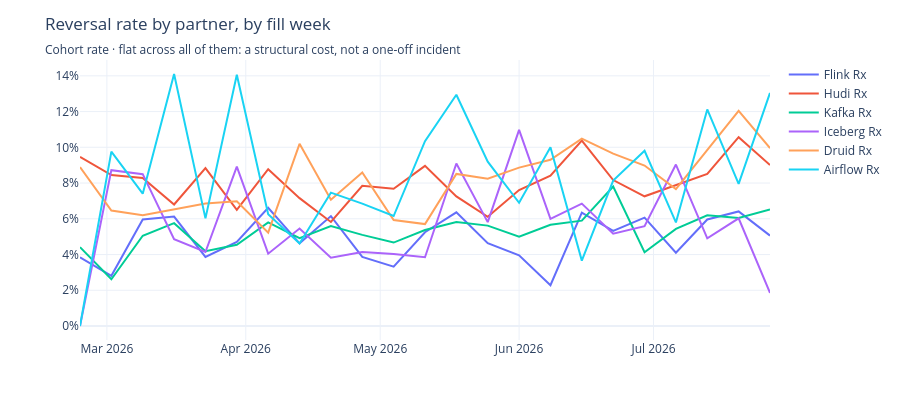

The notebook cell this image was saved under:
### Code cell
# Cohort rate: of the claims *filled* that week, how many were ever reverted.
# mart_funnel_daily also carries reverts_on_day, keyed on the reversal date —
# the two only agree over the full period.
#
# 'direct' and 'unknown' are excluded: they are the synthetic members of
# dim_partner (no lookup / no partner on the lookup), not partners you can call
# about a reversal rate.
weekly = q("""
    select week_start, partner,
           sum(claims) as claims,
           sum(claims_filled_then_reverted) as reverted
    from marts.mart_funnel_daily
    where partner not in ('unknown', 'direct')
    group by 1, 2
    order by 1
""")
weekly["rate"] = weekly.reverted / weekly.claims

fig = px.line(weekly, x="week_start", y="rate", color="partner",
              labels={"rate": "", "week_start": "", "partner": ""})
fig.update_yaxes(tickformat=".0%")
fig.update_layout(title=dict(
    text="Reversal rate by partner, by fill week",
    subtitle=dict(text="Cohort rate · flat across all of them: "
                       "a structural cost, not a one-off incident")))
fig

### Figure 1 — Plotly figure (JSON) as saved in the notebook; plotly's stock layout.template omitted (floating-point values rounded to 4 significant figures)
{"data": [{"hovertemplate": "=%{y}<extra></extra>", "legendgroup": "Flink Rx", "line": {"color": "#636efa", "dash": "solid"}, "marker": {"symbol": "circle"}, "mode": "lines", "name": "Flink Rx", "orientation": "v", "showlegend": true, "type": "scatter", "x": ["2026-02-23T00:00:00", "2026-03-02T00:00:00", "2026-03-09T00:00:00", "2026-03-16T00:00:00", "2026-03-23T00:00:00", "2026-03-30T00:00:00", "2026-04-06T00:00:00", "2026-04-13T00:00:00", "2026-04-20T00:00:00", "2026-04-27T00:00:00", "2026-05-04T00:00:00", "2026-05-11T00:00:00", "2026-05-18T00:00:00", "2026-05-25T00:00:00", "2026-06-01T00:00:00", "2026-06-08T00:00:00", "2026-06-15T00:00:00", "2026-06-22T00:00:00", "2026-06-29T00:00:00", "2026-07-06T00:00:00", "2026-07-13T00:00:00", "2026-07-20T00:00:00", "2026-07-27T00:00:00"], "xaxis": "x", "y": [0.03846, 0.02809, 0.05959, 0.06122, 0.03867, 0.04709, 0.06614, 0.04624, 0.0615, 0.03867, 0.03324, 0.05247, 0.06358, 0.04638, 0.03955, 0.02279, 0.0634, 0.05322, 0.06061, 0.04098, 0.05962, 0.0641, 0.05058], "yaxis": "y"}, {"hovertemplate": "=%{y}<extra></extra>", "legendgroup": "Hudi Rx", "line": {"color": "#EF553B", "dash": "solid"}, "marker": {"symbol": "circle"}, "mode": "lines", "name": "Hudi Rx", "orientation": "v", "showlegend": true, "type": "scatter", "x": ["2026-02-23T00:00:00", "2026-03-02T00:00:00", "2026-03-09T00:00:00", "2026-03-16T00:00:00", "2026-03-23T00:00:00", "2026-03-30T00:00:00", "2026-04-06T00:00:00", "2026-04-13T00:00:00", "2026-04-20T00:00:00", "2026-04-27T00:00:00", "2026-05-04T00:00:00", "2026-05-11T00:00:00", "2026-05-18T00:00:00", "2026-05-25T00:00:00", "2026-06-01T00:00:00", "2026-06-08T00:00:00", "2026-06-15T00:00:00", "2026-06-22T00:00:00", "2026-06-29T00:00:00", "2026-07-06T00:00:00", "2026-07-13T00:00:00", "2026-07-20T00:00:00", "2026-07-27T00:00:00"], "xaxis": "x", "y": [0.09459, 0.08445, 0.08285, 0.068, 0.08835, 0.06496, 0.08772, 0.07157, 0.05823, 0.07843, 0.07677, 0.08961, 0.07255, 0.06114, 0.07605, 0.08413, 0.1038, 0.08167, 0.07258, 0.07905, 0.08515, 0.1057, 0.09012], "yaxis": "y"}, {"hovertemplate": "=%{y}<extra></extra>", "legendgroup": "Kafka Rx", "line": {"color": "#00cc96", "dash": "solid"}, "marker": {"symbol": "circle"}, "mode": "lines", "name": "Kafka Rx", "orientation": "v", "showlegend": true, "type": "scatter", "x": ["2026-02-23T00:00:00", "2026-03-02T00:00:00", "2026-03-09T00:00:00", "2026-03-16T00:00:00", "2026-03-23T00:00:00", "2026-03-30T00:00:00", "2026-04-06T00:00:00", "2026-04-13T00:00:00", "2026-04-20T00:00:00", "2026-04-27T00:00:00", "2026-05-04T00:00:00", "2026-05-11T00:00:00", "2026-05-18T00:00:00", "2026-05-25T00:00:00", "2026-06-01T00:00:00", "2026-06-08T00:00:00", "2026-06-15T00:00:00", "2026-06-22T00:00:00", "2026-06-29T00:00:00", "2026-07-06T00:00:00", "2026-07-13T00:00:00", "2026-07-20T00:00:00", "2026-07-27T00:00:00"], "xaxis": "x", "y": [0.04412, 0.02614, 0.05051, 0.05754, 0.04185, 0.04545, 0.058, 0.04911, 0.05589, 0.051, 0.04669, 0.05372, 0.05814, 0.05618, 0.05, 0.0566, 0.05895, 0.07803, 0.0413, 0.05435, 0.062, 0.06048, 0.06516], "yaxis": "y"}, {"hovertemplate": "=%{y}<extra></extra>", "legendgroup": "Iceberg Rx", "line": {"color": "#ab63fa", "dash": "solid"}, "marker": {"symbol": "circle"}, "mode": "lines", "name": "Iceberg Rx", "orientation": "v", "showlegend": true, "type": "scatter", "x": ["2026-02-23T00:00:00", "2026-03-02T00:00:00", "2026-03-09T00:00:00", "2026-03-16T00:00:00", "2026-03-23T00:00:00", "2026-03-30T00:00:00", "2026-04-06T00:00:00", "2026-04-13T00:00:00", "2026-04-20T00:00:00", "2026-04-27T00:00:00", "2026-05-04T00:00:00", "2026-05-11T00:00:00", "2026-05-18T00:00:00", "2026-05-25T00:00:00", "2026-06-01T00:00:00", "2026-06-08T00:00:00", "2026-06-15T00:00:00", "2026-06-22T00:00:00", "2026-06-29T00:00:00", "2026-07-06T00:00:00", "2026-07-13T00:00:00", "2026-07-20T00:00:00", "2026-07-27T00:00:00"], "xaxis": "x", "y": [0.0, 0.08721, 0.08497, 0.04861, 0.04142, 0.08917, 0.04046, 0.05455, 0.03822, 0.04138, 0.04027, 0.03846, 0.09091, 0.05814, 0.1098, 0.06, 0.06849, 0.05161, 0.05587, 0.09036, 0.04908, 0.06024, 0.01852], "yaxis": "y"}, {"hovertemplate": "=%{y}<extra></extra>", "legendgroup": "Druid Rx", "line": {"color": "#FFA15A", "dash": "solid"}, "marker": {"symbol": "circle"}, "mode": "lines", "name": "Druid Rx", "orientation": "v", "showlegend": true, "type": "scatter", "x": ["2026-02-23T00:00:00", "2026-03-02T00:00:00", "2026-03-09T00:00:00", "2026-03-16T00:00:00", "2026-03-23T00:00:00", "2026-03-30T00:00:00", "2026-04-06T00:00:00", "2026-04-13T00:00:00", "2026-04-20T00:00:00", "2026-04-27T00:00:00", "2026-05-04T00:00:00", "2026-05-11T00:00:00", "2026-05-18T00:00:00", "2026-05-25T00:00:00", "2026-06-01T00:00:00", "2026-06-08T00:00:00", "2026-06-15T00:00:00", "2026-06-22T00:00:00", "2026-06-29T00:00:00", "2026-07-06T00:00:00", "2026-07-13T00:00:00", "2026-07-20T00:00:00", "2026-07-27T00:00:00"], "xaxis": "x", "y": [0.08889, 0.06464, 0.06204, 0.06522, 0.06855, 0.06985, 0.05226, 0.102, 0.07063, 0.08594, 0.05929, 0.05703, 0.08511, 0.08247, 0.08865, 0.09302, 0.1049, 0.09649, 0.0898, 0.07664, 0.09836, 0.1204, 0.09953], "yaxis": "y"}, {"hovertemplate": "=%{y}<extra></extra>", "legendgroup": "Airflow Rx", "line": {"color": "#19d3f3", "dash": "solid"}, "marker": {"symbol": "circle"}, "mode": "lines", "name": "Airflow Rx", "orientation": "v", "showlegend": true, "type": "scatter", "x": ["2026-02-23T00:00:00", "2026-03-02T00:00:00", "2026-03-09T00:00:00", "2026-03-16T00:00:00", "2026-03-23T00:00:00", "2026-03-30T00:00:00", "2026-04-06T00:00:00", "2026-04-13T00:00:00", "2026-04-20T00:00:00", "2026-04-27T00:00:00", "2026-05-04T00:00:00", "2026-05-11T00:00:00", "2026-05-18T00:00:00", "2026-05-25T00:00:00", "2026-06-01T00:00:00", "2026-06-08T00:00:00", "2026-06-15T00:00:00", "2026-06-22T00:00:00", "2026-06-29T00:00:00", "2026-07-06T00:00:00", "2026-07-13T00:00:00", "2026-07-20T00:00:00", "2026-07-27T00:00:00"], "xaxis": "x", "y": [0.0, 0.09756, 0.07407, 0.141, 0.06024, 0.1406, 0.0625, 0.04615, 0.07463, 0.06849, 0.06154, 0.1034, 0.1294, 0.09195, 0.06897, 0.1, 0.03659, 0.0814, 0.09804, 0.05797, 0.1212, 0.07955, 0.1304], "yaxis": "y"}], "layout": {"height": 420, "legend": {"title": {"text": ""}, "tracegroupgap": 0}, "margin": {"t": 60}, "title": {"subtitle": {"text": "Cohort rate · flat across all of them: a structural cost, not a one-off incident"}, "text": "Reversal rate by partner, by fill week"}, "xaxis": {"anchor": "y", "domain": [0.0, 1.0], "title": {"text": ""}}, "yaxis": {"anchor": "x", "domain": [0.0, 1.0], "tickformat": ".0%", "title": {"text": ""}}}}
